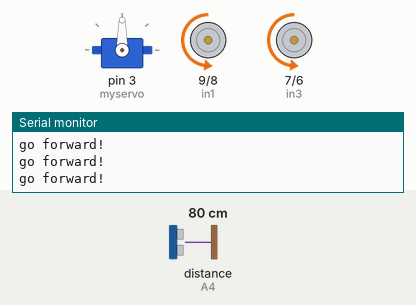
Recording of a sketch running on a simulated Arduino Uno, built with avr-gcc and run on an emulated ATmega328P. Parts: servo, motor-driver pin pairs drawn as motors (green arrow = first pin HIGH = forward, orange = second pin HIGH = backward, longer = more drive, scaled by the enable pin), the last lines printed to the serial monitor. Wiring (inferred from the names in the program): ultrasonic range finder: trigger A5; echo A4. The inputs (shaded band) are chosen by the test bench; at power-on: distance to the obstacle (sensor on A4) 80 cm. The echo pulse lasts 58.3 µs per cm.

Above: at 1.8 s.
1.9 s: distance to the obstacle (sensor on A4) set to 25 cm
3.4 s: distance to the obstacle (sensor on A4) set to 20 cm
At 4.8 s:
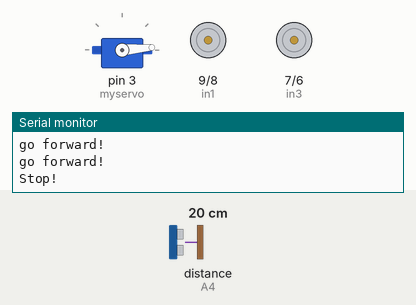
6.5 s: distance to the obstacle (sensor on A4) set to 2 cm
At 9.4 s:
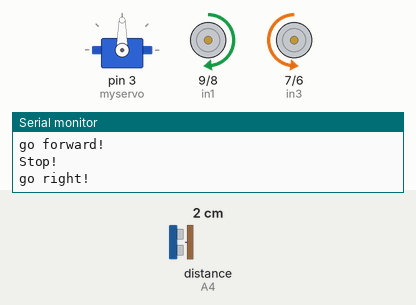
9.6 s: distance to the obstacle (sensor on A4) set to 35 cm
At 11.1 s:
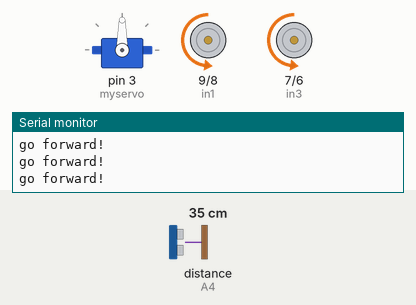
Timing chart, 0 to 12.2 s (numbered marks = the images above; inputs shaded):
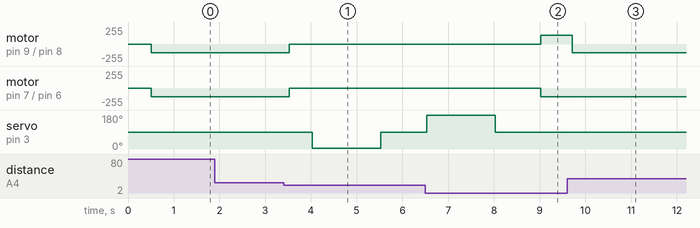

Measured:
- the behaviour switches between 22 and 21 cm on distance to the obstacle (sensor on A4) (found by bisection; images 0 and 1)
- after the input at 3.4 s, motor on pin 9 (in1) / pin 8 (in2), motor on pin 7 (in3) / pin 6 (in4): backward 130/255 → stopped after 0.12 s; servo on pin 3 (myservo): 90° → 5° after 0.62 s, → 90° 1.5 s later
- after the input at 6.5 s, motor on pin 7 (in3) / pin 6 (in4): stopped → backward 130/255 after 2.5 s
- after the input at 9.6 s, motor on pin 9 (in1) / pin 8 (in2): forward 130/255 → backward 130/255 after 0.11 s; motor on pin 7 (in3) / pin 6 (in4): stays backward 130/255 (without the input it goes to stopped after 0.11 s); servo on pin 3 (myservo): stays 90° (without the input it goes to 5° after 0.61 s)

The sketch:

_9ball.ino
```cpp
//The beginning of 9ball
//Seems that Arduino uses C++ like lanugage, keep this in mind.
//Can chain things together, ie int a, b;
//TODO: Figure out how to put bluetooth controls etc etc into their own function to call to in loop (or main).
//Arduino Sensor Shield 5.0 needs to have the 11th pin (Supposedly ENA=11) to power the motors?
//Thanks to Elegoo.com for this first pass through of the system


#include <Servo.h> //Servo library
Servo myservo;
int LED=13,in1=9, in2=8, in3=7, in4=6, ENA=11, ENB=5, ABS=130, Echo = A4, Trig = A5, rightDistance = 0,leftDistance = 0,middleDistance = 0 ;
volatile int state = LOW;
char getstate;
/*
void _blueForward()
{
  digitalWrite(ENA,HIGH);
  digitalWrite(ENB,HIGH);
  digitalWrite(in1,LOW);
  digitalWrite(in2,HIGH);
  digitalWrite(in3,LOW);
  digitalWrite(in4,HIGH);
  Serial.println("Forward!");
}
void _blueBack()
{
  digitalWrite(ENA,HIGH);
  digitalWrite(ENB,HIGH);
  digitalWrite(in1,HIGH);
  digitalWrite(in2,LOW);
  digitalWrite(in3,HIGH);
  digitalWrite(in4,LOW);
  Serial.println("BACK!");
}
void _blueleft()
{
  analogWrite(ENA,ABS);
  analogWrite(ENB,ABS);
  digitalWrite(in1,LOW);
  digitalWrite(in2,HIGH);
  digitalWrite(in3,HIGH);
  digitalWrite(in4,LOW);
  Serial.println("Left!");
}
void _blueright()
{
  analogWrite(ENA,ABS);
  analogWrite(ENB,ABS);
  digitalWrite(in1,HIGH);
  digitalWrite(in2,LOW);
  digitalWrite(in3,LOW);
  digitalWrite(in4,HIGH);
  Serial.println("Right!");
}
void _blueStop()
{
  digitalWrite(ENA,LOW);
  digitalWrite(ENB,LOW);
  Serial.println("Stop!");
}
void bluestateChange()
{
  state = !state;
  digitalWrite(LED, state);
}*/
void _mForward()
{
 analogWrite(ENA,ABS);
 analogWrite(ENB,ABS);
 digitalWrite(in1,LOW);
 digitalWrite(in2,HIGH);
 digitalWrite(in3,LOW);
 digitalWrite(in4,HIGH);
 Serial.println("go forward!");
}

void _mBack()
{
 analogWrite(ENA,ABS);
 analogWrite(ENB,ABS);
 digitalWrite(in1,HIGH);
 digitalWrite(in2,LOW);
 digitalWrite(in3,HIGH);
 digitalWrite(in4,LOW);
 Serial.println("go back!");
}

void _mleft()
{
 analogWrite(ENA,ABS);
 analogWrite(ENB,ABS);
 digitalWrite(in1,LOW);
 digitalWrite(in2,HIGH);
 digitalWrite(in3,HIGH);
 digitalWrite(in4,LOW);
 Serial.println("go left!");
}

void _mright()
{
 analogWrite(ENA,ABS);
 analogWrite(ENB,ABS);
 digitalWrite(in1,HIGH);
 digitalWrite(in2,LOW);
 digitalWrite(in3,LOW);
 digitalWrite(in4,HIGH);
 Serial.println("go right!");
}
void _mStop()
{
  digitalWrite(ENA,LOW);
  digitalWrite(ENB,LOW);
  Serial.println("Stop!");
}
 /*Ultrasonic distance measurement Sub function*/
int Distance_test()
{
  digitalWrite(Trig, LOW);
  delayMicroseconds(2);
  digitalWrite(Trig, HIGH);
  delayMicroseconds(20);
  digitalWrite(Trig, LOW);
  float Fdistance = pulseIn(Echo, HIGH);
  Fdistance= Fdistance/58;
  return (int)Fdistance;
}
void setup()
{/*
  pinMode(LED, OUTPUT);
  Serial.begin(9600);
  pinMode(in1,OUTPUT);
  pinMode(in2,OUTPUT);
  pinMode(in3,OUTPUT);
  pinMode(in4,OUTPUT);
  pinMode(ENA,OUTPUT);
  pinMode(ENB,OUTPUT);
  _blueStop();*/
//Below is the obstacle avoidance bit
  myservo.attach(3);// attach servo on pin 3 to servo object
  Serial.begin(9600);
  pinMode(Echo, INPUT);
  pinMode(Trig, OUTPUT);
  pinMode(in1,OUTPUT);
  pinMode(in2,OUTPUT);
  pinMode(in3,OUTPUT);
  pinMode(in4,OUTPUT);
  pinMode(ENA,OUTPUT);
  pinMode(ENB,OUTPUT);
  _mStop();
}

void loop()
{
  /*
  getstate=Serial.read();
  if(getstate=='f')
  {
    _blueForward();
  }
  else if(getstate=='b')
  {
    _blueBack();
    delay(200);
  }
  else if(getstate=='l')
  {
    _blueleft();
    delay(200);
  }
  else if(getstate=='r')
  {
    _blueright();
    delay(200);
  }
  else if(getstate=='s')
  {
     _blueStop();
  }
  else if(getstate=='A')
  {
  bluestateChange();
  }
*/
//This is the loop for obstacle avoid
    myservo.write(90);//setservo position according to scaled value
    delay(500);
    middleDistance = Distance_test();
    #ifdef send
    Serial.print("middleDistance=");
    Serial.println(middleDistance);
    #endif

    if(middleDistance<=20)
    {
      _mStop();
      delay(500);
      myservo.write(5);
      delay(1000);
      rightDistance = Distance_test();

      #ifdef send
      Serial.print("rightDistance=");
      Serial.println(rightDistance);
      #endif

      delay(500);
       myservo.write(90);
      delay(1000);
      myservo.write(180);
      delay(1000);
      leftDistance = Distance_test();

      #ifdef send
      Serial.print("leftDistance=");
      Serial.println(leftDistance);
      #endif

      delay(500);
      myservo.write(90);
      delay(1000);
      if(rightDistance>leftDistance)
      {
        _mright();
        delay(180);
       }
       else if(rightDistance<leftDistance)
       {
        _mleft();
        delay(180);
       }
       else if((rightDistance<=20)||(leftDistance<=20))
       {
        _mBack();
        delay(180);
       }
       else
       {
        _mForward();
       }
    }
    else
        _mForward();
}
```
